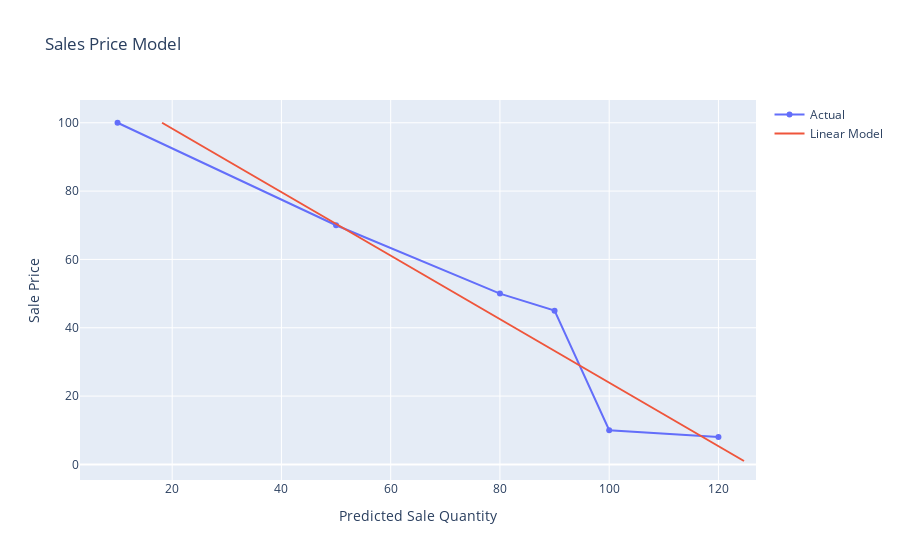

The notebook cell this image was saved under:
### Markdown cell above
<p>Given the small dataset we can only really extract rough indicators, but of the linear models tested the standard linear model has the lowest Mean Squared Error and a quite decent R-squared score.
While there are outliers, we should assume a linear relationship between price and sales.</p>
<p>Next we graph the linear model for all sale quantities.</p>
<p>The plot below graphs the predicted sales using the linear model for all (integer) price points. Thus if we are to introduce a new product, we can predict for example, we could sell 60 units at a price of £61, or 101 units at a price of £23.</P>
<p>This obviously does not take account of the profit margins involved, which is for later discussion.</P>

### Code cell
#plot entire linear model
linear_sales_pred = regr.predict(all_prices.reshape(-1,1))
log_sales_pred = log_model.predict(all_prices.reshape(-1,1))
fig2 = go.Figure(data=[
    go.Scatter(x=sales,y=price, name='Actual'),
    go.Scatter(x=linear_sales_pred, y=all_prices, name='Linear Model')
])
fig2.update_layout(
    title='Sales Price Model',
    xaxis_title='Predicted Sale Quantity',
    yaxis_title='Sale Price'
    
)

### Figure 1 — Plotly figure (JSON) as saved in the notebook; plotly's stock layout.template omitted (floating-point values rounded to 4 significant figures)
{"data": [{"name": "Actual", "type": "scatter", "x": [10, 50, 80, 90, 100, 120], "y": [100, 70, 50, 45, 10, 8]}, {"name": "Linear Model", "type": "scatter", "x": [124.7, 123.6, 122.5, 121.4, 120.4, 119.3, 118.2, 117.1, 116.1, 115.0, 113.9, 112.8, 111.8, 110.7, 109.6, 108.5, 107.5, 106.4, 105.3, 104.2, 103.2, 102.1, 101.0, 99.93, 98.85, 97.77, 96.7, 95.62, 94.55, 93.47, 92.39, 91.32, 90.24, 89.17, 88.09, 87.02, 85.94, 84.86, 83.79, 82.71, 81.64, 80.56, 79.48, 78.41, 77.33, 76.26, 75.18, 74.1, 73.03, 71.95, 70.88, 69.8, 68.72, 67.65, 66.57, 65.5, 64.42, 63.34, 62.27, 61.19, 60.12, 59.04, 57.96, 56.89, 55.81, 54.74, 53.66, 52.58, 51.51, 50.43, 49.36, 48.28, 47.2, 46.13, 45.05, 43.98, 42.9, 41.82, 40.75, 39.67, 38.6, 37.52, 36.44, 35.37, 34.29, 33.22, 32.14, 31.06, 29.99, 28.91, 27.84, 26.76, 25.68, 24.61, 23.53, 22.46, 21.38, 20.3, 19.23, 18.15], "y": [1, 2, 3, 4, 5, 6, 7, 8, 9, 10, 11, 12, 13, 14, 15, 16, 17, 18, 19, 20, 21, 22, 23, 24, 25, 26, 27, 28, 29, 30, 31, 32, 33, 34, 35, 36, 37, 38, 39, 40, 41, 42, 43, 44, 45, 46, 47, 48, 49, 50, 51, 52, 53, 54, 55, 56, 57, 58, 59, 60, 61, 62, 63, 64, 65, 66, 67, 68, 69, 70, 71, 72, 73, 74, 75, 76, 77, 78, 79, 80, 81, 82, 83, 84, 85, 86, 87, 88, 89, 90, 91, 92, 93, 94, 95, 96, 97, 98, 99, 100]}], "layout": {"title": {"text": "Sales Price Model"}, "xaxis": {"title": {"text": "Predicted Sale Quantity"}}, "yaxis": {"title": {"text": "Sale Price"}}}}
